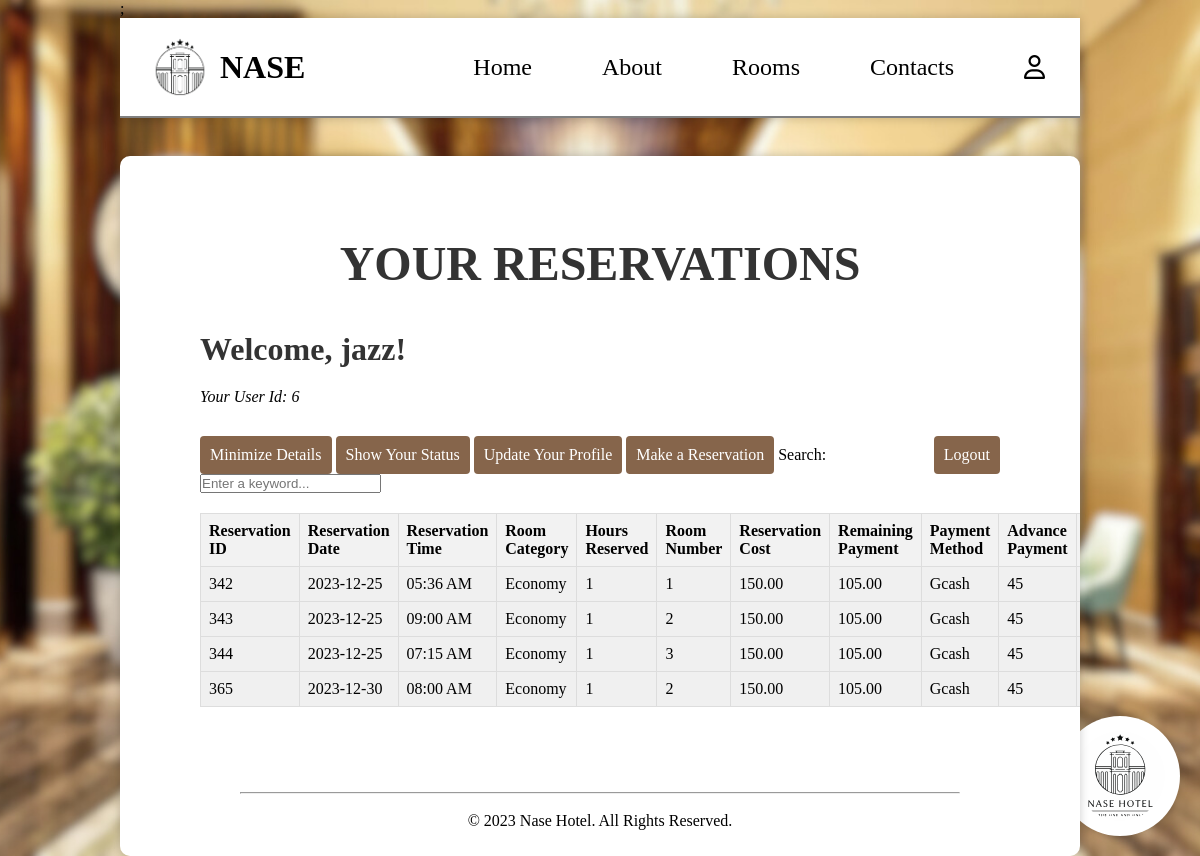
Page /homepages/customerprofile.php (signed in) on the committed database.
### tables this page shows
CREATE TABLE `users` (
  `user_id` int(11) NOT NULL,
  `username` varchar(50) NOT NULL,
  `password` varchar(255) NOT NULL,
  `firstname` varchar(255) NOT NULL,
  `middlename` varchar(255) DEFAULT NULL,
  `lastname` varchar(255) NOT NULL,
  `emailaddress` varchar(255) NOT NULL,
  `verification_code` varchar(6) NOT NULL
);

CREATE TABLE `reservations` (
  `reservation_id` int(11) NOT NULL,
  `user_id` int(11) DEFAULT NULL,
  `reservation_date` date DEFAULT NULL,
  `reservation_time` time DEFAULT NULL,
  `room_category` varchar(255) DEFAULT NULL,
  `hours_reserved` int(255) DEFAULT NULL,
  `room_number` int(255) DEFAULT NULL,
  `reservation_cost` decimal(10,2) DEFAULT NULL,
  `payment_method` varchar(255) DEFAULT NULL,
  `advance_payment` int(255) DEFAULT NULL,
  `reference_number` varchar(255) DEFAULT NULL,
  `status` varchar(50) DEFAULT NULL,
  `emailaddress` varchar(255) DEFAULT NULL,
  `remaining_payment` decimal(10,2) DEFAULT 0.00
);

### homepages/customerprofile.php (the view, shortened to what this page needs)
<?php
require_once('C:\xampp\htdocs\NASE HOTEL\db_config.php');
include 'C:\xampp\htdocs\NASE HOTEL\homepages\faqsbot.php';
$user_id = $_SESSION["user_id"];
$user_query = "SELECT * FROM users WHERE user_id = $user_id";
$user_result = $conn->query($user_query);
if ($user_result->num_rows > 0) {
    $user = $user_result->fetch_assoc();
} else {
    echo "User not found";
    exit();
}
$reservations_query = "SELECT * FROM reservations WHERE user_id = $user_id";
$reservations_result = $conn->query($reservations_query);
?>
<!DOCTYPE html>
<html lang="en">
<head>
    <link rel="stylesheet" href="https://cdnjs.cloudflare.com/ajax/libs/font-awesome/5.15.3/css/all.min.css">
</head>
<body>
<header>
        <div class="title">
            <img src="logo.png" alt="logo" class="logo" />
            <h1>Nase</h1>
        </div>
        <nav class="navLinks">
            <ul>
                <li><a href="/homepages/Home.php">Home</a></li>
                <li><a href="/homepages/About.php">About</a></li>
                <li><a href="/homepages/pricing-table.php">Rooms</a></li>
                <li><a href="/homepages/ContactUs.php">Contacts</a></li>
                <li><a href="login.php"><i class="fa-regular fa-user"></i></a></li>
            </ul>
        </nav>
    </header>
    <div class="container">
        <h3>YOUR RESERVATIONS</h3>
        <div style="text-align: left; margin-bottom: 20px;">
            <h2>Welcome, <?php echo $user["username"]; ?>!</h2>
            <p><i>Your User Id: <?php echo $user["user_id"]; ?></i></p>
        </div>
<button id="toggleButton" onclick="toggleDetails()">Minimize Details</button>
 <button id="statusButton">Show Your Status</button>
            <a href="updateprofile.php"><button>Update Your Profile</button></a>
            <a href="reservation.php"><button>Make a Reservation</button></a>
            <a class="logout" href="login.php"><button>Logout</button></a>
            <label for="search">Search:</label>
            <input type="text" id="search" onkeyup="searchReservations()" placeholder="Enter a keyword...">
            <?php
            if ($reservations_result->num_rows > 0) {
                echo "<table>";
                echo "<tr>
                        <th>Reservation ID</th>
                        <th>Reservation Date</th>
                        <th>Reservation Time</th>
                        <th>Room Category</th>
                        <th>Hours Reserved</th>
                        <th>Room Number</th>
                        <th>Reservation Cost</th>
                        <th>Remaining Payment</th>
                        <th>Payment Method</th>
                        <th>Advance Payment</th>
                        <th>Reference Number</th>
                        <th>Status</th>
                        <th>Action</th>
                      </tr>";
                while ($reservation = $reservations_result->fetch_assoc()) {
                    echo "<tr>";
                    echo "<td>" . $reservation["reservation_id"] . "</td>";
                    echo "<td>" . $reservation["reservation_date"] . "</td>";
                    echo "<td>" . date("h:i A", strtotime($reservation["reservation_time"])) . "</td>";
                    echo "<td>" . $reservation["room_category"] . "</td>";
                    echo "<td>" . $reservation["hours_reserved"] . "</td>";
                    echo "<td>" . $reservation["room_number"] . "</td>";
                    echo "<td>" . $reservation["reservation_cost"] . "</td>";
                    echo "<td>" . $reservation["remaining_payment"] . "</td>";
                    echo "<td>" . $reservation["payment_method"] . "</td>";
                    echo "<td>" . $reservation["advance_payment"] . "</td>";
                    echo "<td>" . $reservation["reference_number"] . "</td>";
                    echo "</tr>";
                }
                echo "</table>";
            } else {
                echo "No reservations found.";
            }
            ?>
        </div>
    <footer style="position: fixed; bottom: 3%; left: 50%; transform: translateX(-50%); width: 60%; text-align: center; color: black; font-family: 'Montserrat';">
<hr><br>
    &copy; 2023 Nase Hotel. All Rights Reserved.
</footer>
</body>
</html>

### homepages/faqsbot.php (shortened to what this page needs)
<!DOCTYPE html>
<html lang="en">
<head>
</head>
<body>
<div id="faqs-bot">
    <img src="logoyata.svg" alt="FAQs Bot Logo" onclick="toggleFaqsContainer()">
</div>
</body>
</html>

### homepages/faqsbot.php (style rules this page uses)
body { font-family: 'Roboto', sans-serif; background-color: #f4f4f4; margin: 0; padding: 0; overflow: hidden; }
#faqs-bot { position: fixed; bottom: 20px; right: 20px; cursor: pointer; }
#faqs-bot img { width: 120px; height: 120px; border-radius: 50%; background-color: #fff; box-shadow: 0 0 10px rgba(0, 0, 0, 0.2); padding: 15px; box-sizing: border-box; transition: box-shadow 0.3s ease; animation: scaleIn 0.5s ease-in-out forwards; animation-delay: 1s; }
h3 { color: #333; font-size: 1.2em; margin-bottom: 15px; }
ul { list-style-type: none; padding: 0; }
li { width: 100%; margin-bottom: 15px; padding: 15px; border-radius: 5px; transition: background-color 0.3s ease; opacity: 0; animation: fadeIn 0.5s ease-in-out forwards; }

### homepages/customerprofile.php (style rules this page uses)
* { margin: 0; padding: 0; box-sizing: border-box; }
body { padding: 0 10% 0 10%; font-family: 'Montserrat'; background-image: url('bg.jpg'); background-size: cover; background-position: center; background-repeat: no-repeat; }
header { display: flex; align-items: center; justify-content: space-between; width: 100%; height: 100px; top: 0; border-bottom: 2px solid grey; background-color: white; padding-left: 30px; box-shadow: 0 0 10px rgba(0, 0, 0, 0.2); }
header img { width: 60px; }
header .title { display: flex; align-items: center; }
header .title h1 { color: black; text-transform:uppercase; margin-left: 10px; font-size: 2rem; }
header .navLinks ul { display: flex; justify-content: center; align-items: center; list-style: none; }
header .navLinks ul li { display: flex; justify-content: center; align-items: center; margin: 0 20px; }
header .navLinks ul li a { color: black; text-decoration: none; font-size: 1.5rem; font-weight: 400; }
h2 { color: #333; font-size: 2rem; margin-bottom: 20px; }
h3 { color: #333; text-align: center; font-size: 3rem; margin-bottom: 40px; }
table { border-collapse: collapse; width: 100%; margin-top: 20px; }
th, td { border: 1px solid #ddd; padding: 8px; text-align: left; background-color: #f0f0f0; }
th { background-color: #f2f2f2; }
button { padding: 10px; margin-top: 10px; background-color: #86654B; color: white; border: none; border-radius: 4px; cursor: pointer; font-family: "Montserrat"; font-size: 16px; }
.container { position: relative; margin: 0 auto; margin-top: 4%; padding: 80px; background-color: white; border-radius: 10px; box-shadow: 0 0 10px rgba(0, 0, 0, 0.2); height: 90%; }
.logout { position: relative; float: right; }
.container { max-height: 700px; overflow-y: auto; }
.container { -ms-overflow-style: none; }

### rows in the picture
users: username "jazz", user_id "6"
reservations: reservation_id "342", reservation_date "2023-12-25", reservation_time "05:36 AM", room_category "Economy", hours_reserved "1", room_number "1", reservation_cost "150.00", remaining_payment "105.00", payment_method "Gcash", advance_payment "45"
reservations: reservation_id "343", reservation_date "2023-12-25", reservation_time "09:00 AM", room_category "Economy", hours_reserved "1", room_number "2", reservation_cost "150.00", remaining_payment "105.00", payment_method "Gcash", advance_payment "45"
reservations: reservation_id "344", reservation_date "2023-12-25", reservation_time "07:15 AM", room_category "Economy", hours_reserved "1", room_number "3", reservation_cost "150.00", remaining_payment "105.00", payment_method "Gcash", advance_payment "45"
reservations: reservation_id "365", reservation_date "2023-12-30", reservation_time "08:00 AM", room_category "Economy", hours_reserved "1", room_number "2", reservation_cost "150.00", remaining_payment "105.00", payment_method "Gcash", advance_payment "45"
